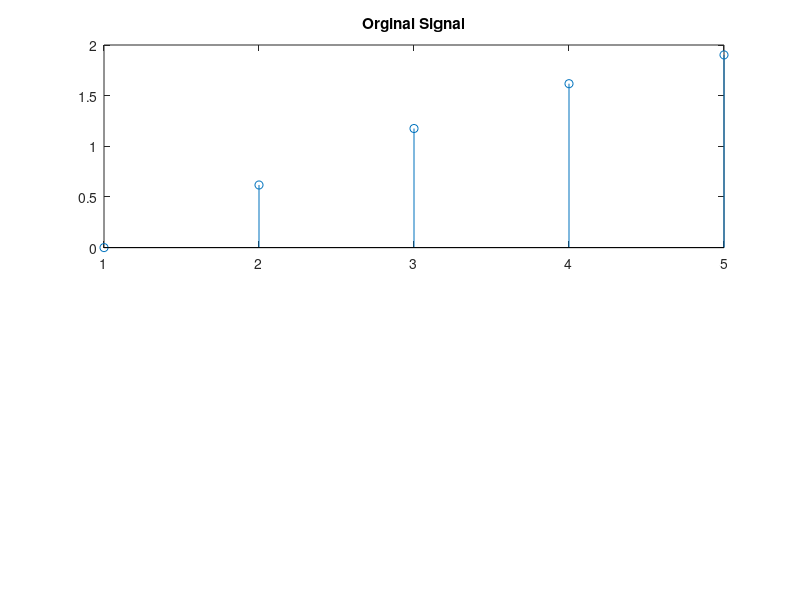

Recreate this plot in MATLAB. (Note: this script raises an error after producing the figure.)
clc;
clear all;
close all;

f1 = input('Enter first frequency: ');
f2 = input('Enter second frequency: ');
D = input('Factor of D: ');
l = input('Length: ');
l = (l-1)/100;

n = 0:0.01:l;

x = sin(2*pi*f1*n) + sin(2*pi*f2*n);

subplot(211);
stem(x); title('Orginal Signal');

y = decimate(x,D,'fir');
subplot(212);
stem(y);
title('After Decimation');